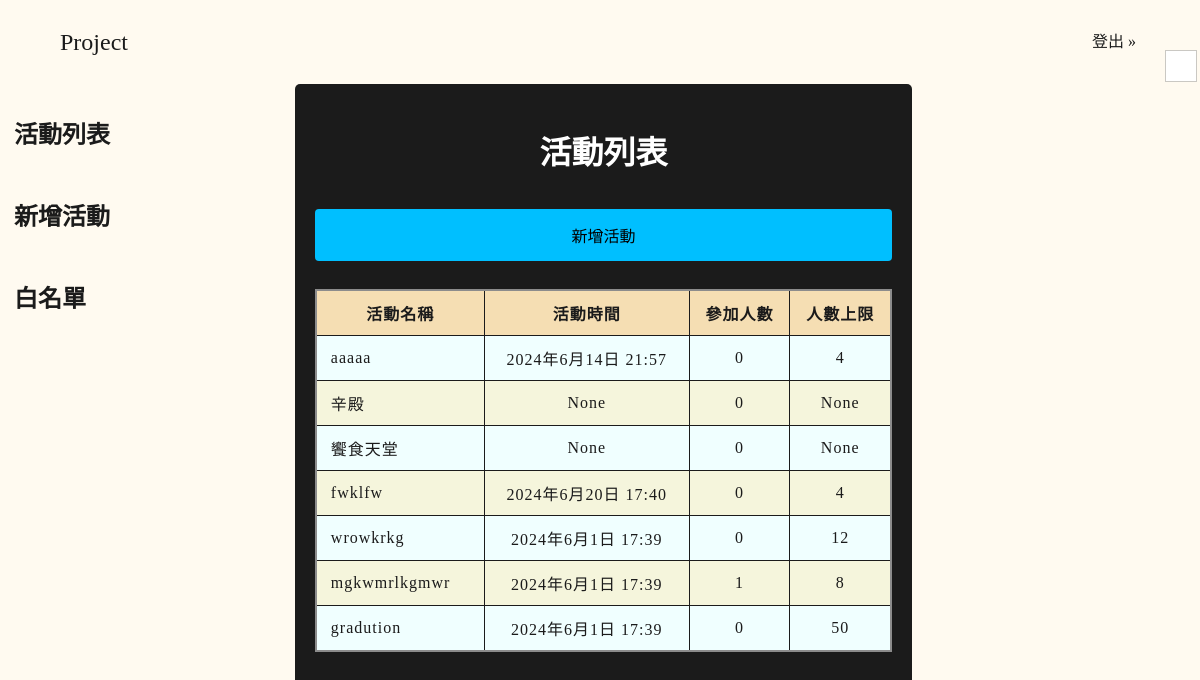
The app's page /eventPage (signed in), older data.
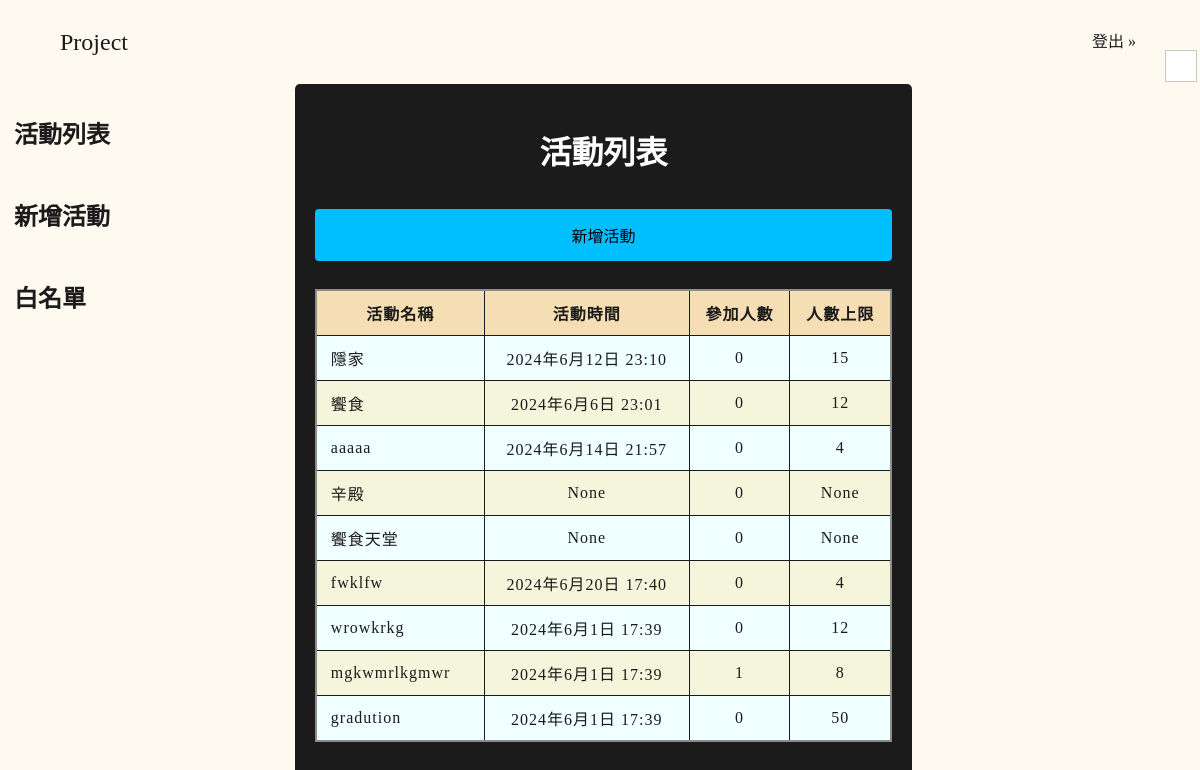
The same page, newer data.
### manage_system/models.py (models this page shows, shortened)
class Event(models.Model):
    eventName = models.CharField(max_length=150)
    eventDateTime = models.DateTimeField(null=True)
    createUser = models.ForeignKey(User, null=True, blank=True, on_delete=models.SET_NULL, related_name = 'createdEvents')
    joinedUsers = models.ManyToManyField(User, related_name='joinedEvents', blank=True)
    max_limit = models.PositiveIntegerField(null=True)
    createDate = models.DateTimeField(auto_now_add=True)
    sheetId = models.CharField(max_length=150, null=True)
    draftId = models.CharField(max_length=150, null=True)
    class Meta:
        ordering=('-createDate',)

### manage_system/views.py (the view)
# urls.py: path("eventPage", eventPage),
@login_required(login_url='login/')
def eventPage(request):
    events = Event.objects.all()
    return render(request, 'eventPage.html', locals())

### templates/eventPage.html
{% extends "base.html" %}
{% load static %}
{% block extra-css %}
  <link rel="stylesheet" href="{% static "css/eventPage/light.css" %}"/>
  <link rel="stylesheet" href="{% static "css/eventPage/dark.css" %}" id="darkTheme" disabled/>
{% endblock %}
{% block main-wrapper %}
<div class="main-content">
  <header><h1>活動列表</h1></header>
  <section id="new-event">
      <form action="/createEvent">
        <input type="submit" value="新增活動" />
      </form>
  </section>
  <section id="events-list">
    <table>
      <thead>
        <tr>
          <th>活動名稱</th>
          <th>活動時間</th>
          <th>參加人數</th>
          <th>人數上限</th>
        </tr>
      </thead>
      <tbody>
        {% for event in events %}
        <tr>
          <td id="event-name"><a href="/eventPage/{{event.eventName}}">{{ event.eventName }}</a></td>
          <td>{{ event.eventDateTime }}</td>
          <td>{{ event.joinedUsers.count }}</td>
          <td>{{ event.max_limit }}</td>
        </tr>
        {% endfor %}
      </tbody>
    </table>
  </section>
</div>
{% endblock %}

Row changes from the older to the newer data that the page shows:
added Event: eventName "隱家", eventDateTime "2024年6月12日 23:10", joinedUsers.count "0", max_limit "15"
added Event: eventName "饗食", eventDateTime "2024年6月6日 23:01", joinedUsers.count "0", max_limit "12"
